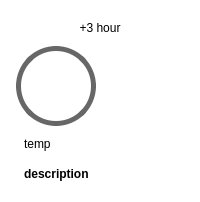
                       <widget class="QFrame" name="frame_30">
                        <property name="styleSheet">
                         <string notr="true">background-color: rgb(255, 255, 255);
color: #000000;
padding: 5px;
border-radius: 20px;
border: none;
background-color: transparent;</string>
                        </property>
                        <property name="frameShape">
                         <enum>QFrame::Shape::StyledPanel</enum>
                        </property>
                        <property name="frameShadow">
                         <enum>QFrame::Shadow::Raised</enum>
                        </property>
                        <layout class="QGridLayout" name="gridLayout_31">
                         <item row="2" column="0">
                          <widget class="QFrame" name="frame_32">
                           <property name="minimumSize">
                            <size>
                             <width>80</width>
                             <height>80</height>
                            </size>
                           </property>
                           <property name="maximumSize">
                            <size>
                             <width>80</width>
                             <height>80</height>
                            </size>
                           </property>
                           <property name="styleSheet">
                            <string notr="true">padding: 5px;
border: 5px solid rgb(103, 103, 103);
border-radius: 40px;
color: rgb(252, 191, 130);</string>
                           </property>
                           <property name="frameShape">
                            <enum>QFrame::Shape::StyledPanel</enum>
                           </property>
                           <property name="frameShadow">
                            <enum>QFrame::Shadow::Raised</enum>
                           </property>
                           <layout class="QGridLayout" name="gridLayout_32">
                            <item row="0" column="0">
                             <widget class="QLabel" name="forecast1_icon_9">
                              <property name="minimumSize">
                               <size>
                                <width>40</width>
                                <height>40</height>
                               </size>
                              </property>
                              <property name="maximumSize">
                               <size>
                                <width>40</width>
                                <height>40</height>
                               </size>
                              </property>
                              <property name="styleSheet">
                               <string notr="true">border: none;
background: none;</string>
                              </property>
                              <property name="text">
                               <string/>
                              </property>
                              <property name="scaledContents">
                               <bool>true</bool>
                              </property>
                              <property name="alignment">
                               <set>Qt::AlignmentFlag::AlignCenter</set>
                              </property>
                             </widget>
                            </item>
                           </layout>
                          </widget>
                         </item>
                         <item row="3" column="0">
                          <widget class="QLabel" name="forecast1_temp_9">
                           <property name="text">
                            <string>&lt;html&gt;&lt;head/&gt;&lt;body&gt;&lt;p&gt;&lt;span style=&quot; color:#000000;&quot;&gt;temp&lt;/span&gt;&lt;/p&gt;&lt;/body&gt;&lt;/html&gt;</string>
                           </property>
                          </widget>
                         </item>
                         <item row="0" column="0" colspan="2">
                          <widget class="QLabel" name="hour_number_9">
                           <property name="text">
                            <string>&lt;html&gt;&lt;head/&gt;&lt;body&gt;&lt;p align=&quot;center&quot;&gt;&lt;span style=&quot; color:#000000;&quot;&gt;+3 hour&lt;/span&gt;&lt;/p&gt;&lt;/body&gt;&lt;/html&gt;</string>
                           </property>
                           <property name="alignment">
                            <set>Qt::AlignmentFlag::AlignCenter</set>
                           </property>
                          </widget>
                         </item>
                         <item row="4" column="0">
                          <widget class="QLabel" name="forecast1_describe_9">
                           <property name="font">
                            <font>
                             <bold>true</bold>
                            </font>
                           </property>
                           <property name="text">
                            <string>&lt;html&gt;&lt;head/&gt;&lt;body&gt;&lt;p&gt;&lt;span style=&quot; font-weight:700;&quot;&gt;description&lt;/span&gt;&lt;/p&gt;&lt;/body&gt;&lt;/html&gt;</string>
                           </property>
                          </widget>
                         </item>
                        </layout>
                       </widget>
